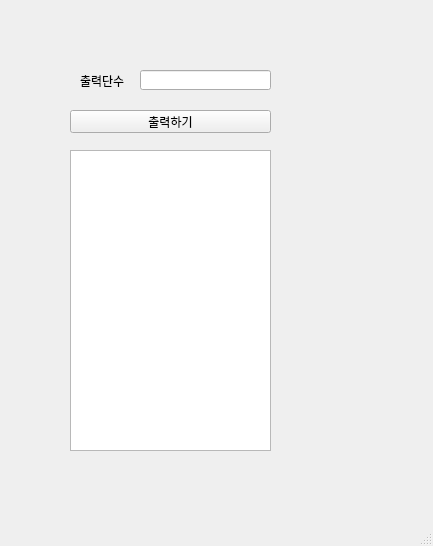
<?xml version="1.0" encoding="UTF-8"?>
<ui version="4.0">
 <class>MainWindow</class>
 <widget class="QMainWindow" name="MainWindow">
  <property name="geometry">
   <rect>
    <x>0</x>
    <y>0</y>
    <width>433</width>
    <height>546</height>
   </rect>
  </property>
  <property name="windowTitle">
   <string>MainWindow</string>
  </property>
  <widget class="QWidget" name="centralwidget">
   <widget class="QLineEdit" name="le">
    <property name="geometry">
     <rect>
      <x>140</x>
      <y>70</y>
      <width>131</width>
      <height>20</height>
     </rect>
    </property>
   </widget>
   <widget class="QLabel" name="lbl">
    <property name="geometry">
     <rect>
      <x>80</x>
      <y>70</y>
      <width>61</width>
      <height>21</height>
     </rect>
    </property>
    <property name="text">
     <string>출력단수</string>
    </property>
   </widget>
   <widget class="QPushButton" name="pb">
    <property name="geometry">
     <rect>
      <x>70</x>
      <y>110</y>
      <width>201</width>
      <height>23</height>
     </rect>
    </property>
    <property name="text">
     <string>출력하기</string>
    </property>
   </widget>
   <widget class="QTextEdit" name="te">
    <property name="geometry">
     <rect>
      <x>70</x>
      <y>150</y>
      <width>201</width>
      <height>301</height>
     </rect>
    </property>
   </widget>
  </widget>
  <widget class="QMenuBar" name="menubar">
   <property name="geometry">
    <rect>
     <x>0</x>
     <y>0</y>
     <width>433</width>
     <height>21</height>
    </rect>
   </property>
  </widget>
  <widget class="QStatusBar" name="statusbar"/>
 </widget>
 <resources/>
 <connections/>
</ui>
